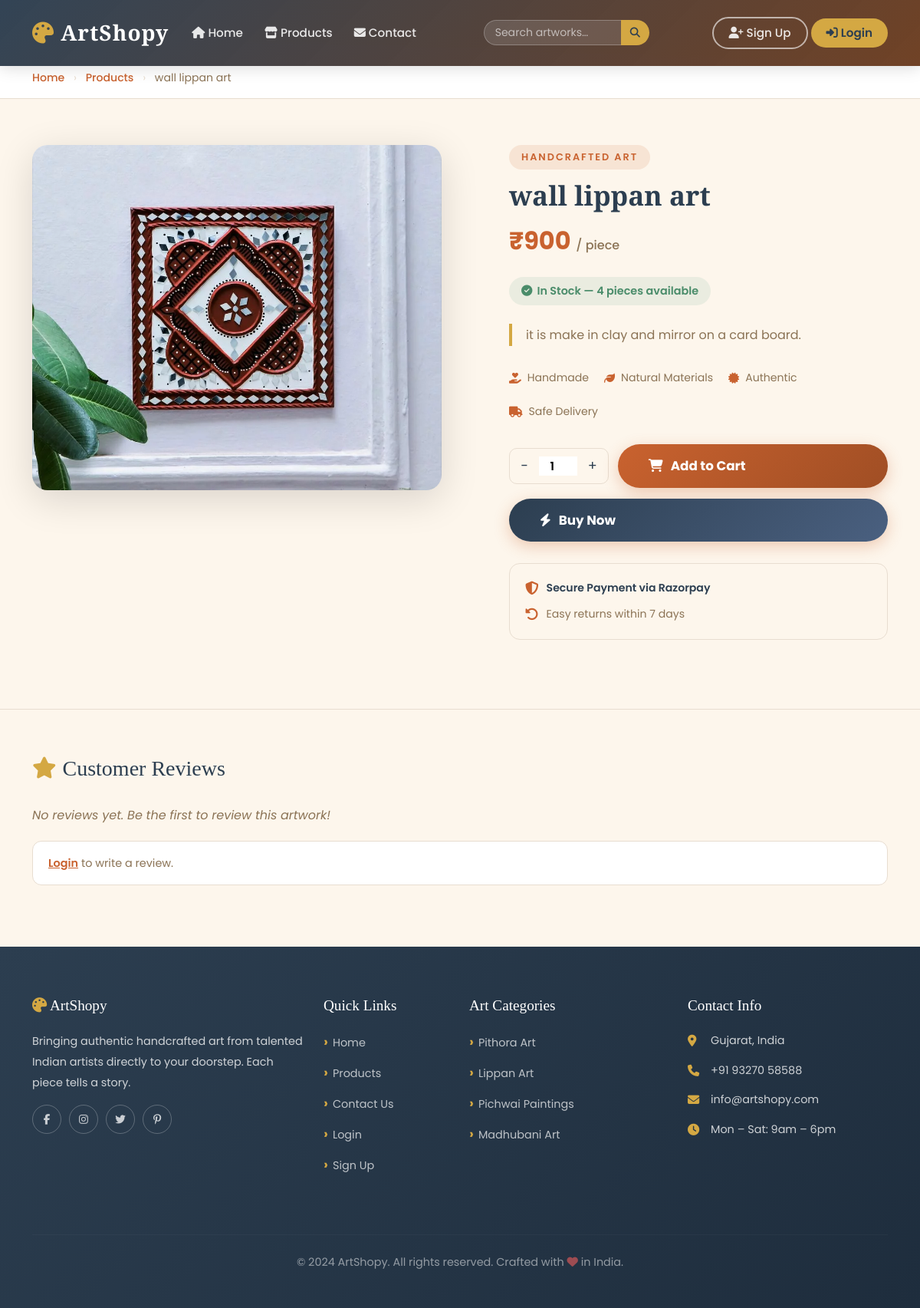
The app's page /productget1/6/ with its own data.
### app1/models.py (models this page shows, shortened)
class Product(models.Model):
        Category=models.ForeignKey(Category, on_delete=models.CASCADE)
        name=models.CharField(max_length=200)
        img=models.ImageField(upload_to='product')
        price = models.IntegerField()
        description= models.TextField()
        quantity=models.IntegerField()
        def average_rating(self):
            reviews = self.reviews.all()
            if reviews:
                return round(sum(r.rating for r in reviews) / len(reviews), 1)
            return 0

### app1/views.py (the view)
# urls.py: path('productget1/<int:id>/', singleproduct, name='productget1'),
def singleproduct(request, id):
    a = get_user_email(request)
    data = Product.objects.get(pk=id)
    reviews = Review.objects.filter(product=data).order_by('-created_at')
    avg_rating = data.average_rating()
    user_review = None
    in_wishlist = False
    if a:
        user_review = Review.objects.filter(product=data, user_email=a).first()
        in_wishlist = Wishlist.objects.filter(user_email=a, product=data).exists()
    return render(request, 'singleproduct.html', {
        'data': data,
        'a': a,
        'reviews': reviews,
        'avg_rating': avg_rating,
        'user_review': user_review,
        'in_wishlist': in_wishlist,
        'star_range': range(1, 6),
    })

### app1/context_processors.py (called while the page is built)
def cart_wishlist_counts(request):
    cart_count = 0
    wishlist_count = 0
    if 'email' in request.session:
        email = request.session['email']
        cart_count = Cart.objects.filter(user_email=email).count()
        wishlist_count = Wishlist.objects.filter(user_email=email).count()
    return {'cart_count': cart_count, 'wishlist_count': wishlist_count}

### app1/views.py (called while the page is built)
def get_user_email(request):
    return request.session.get('email')

### app1/templates/singleproduct.html (shortened to what this page needs)
{% extends 'common.html' %}
{% load static %}
{% block content %}
<div style="background:white;border-bottom:1px solid var(--border);padding:14px 0;">
    <div class="container">
        <nav style="font-size:0.88rem;color:var(--muted);">
            <a href="{% url 'index' %}" style="color:var(--primary);text-decoration:none;font-weight:500;">Home</a>
            <span style="margin:0 8px;color:var(--border);">›</span>
            <a href="{% url 'productall' %}" style="color:var(--primary);text-decoration:none;font-weight:500;">Products</a>
            <span style="margin:0 8px;color:var(--border);">›</span>
            <span>{{ data.name }}</span>
        </nav>
    </div>
</div>
<section class="single-product-section">
    <div class="container">
        <div class="row align-items-start g-5">
            <div class="col-lg-6">
                <div class="single-product-img-wrap">
                    <img src="{{ data.img.url }}" alt="{{ data.name }}">
                </div>
            </div>
            <div class="col-lg-6">
                <div class="single-product-info">
                    <span class="section-badge">Handcrafted Art</span>
                    <h2>{{ data.name }}</h2>
                    <div class="single-product-price">
                        ₹{{ data.price }} <small>/ piece</small>
                    </div>
                    {% if data.quantity > 0 %}
                    <div class="stock-badge">
                        <i class="fas fa-check-circle"></i>
                        In Stock — {{ data.quantity }} piece{{ data.quantity|pluralize }} available
                    </div>
                    {% else %}
                    <div class="stock-badge" style="background:rgba(224,90,90,0.1);color:#c94040;">
                        <i class="fas fa-times-circle"></i> Out of Stock
                    </div>
                    {% endif %}
                    <p class="product-description">{{ data.description }}</p>
                    <div style="display:flex;gap:20px;flex-wrap:wrap;margin-bottom:30px;">
                        <div style="display:flex;align-items:center;gap:8px;font-size:0.88rem;color:var(--muted);">
                            <i class="fas fa-hand-holding-heart" style="color:var(--primary);"></i> Handmade
                        </div>
                        <div style="display:flex;align-items:center;gap:8px;font-size:0.88rem;color:var(--muted);">
                            <i class="fas fa-leaf" style="color:var(--primary);"></i> Natural Materials
                        </div>
                        <div style="display:flex;align-items:center;gap:8px;font-size:0.88rem;color:var(--muted);">
                            <i class="fas fa-certificate" style="color:var(--primary);"></i> Authentic
                        </div>
                        <div style="display:flex;align-items:center;gap:8px;font-size:0.88rem;color:var(--muted);">
                            <i class="fas fa-truck" style="color:var(--primary);"></i> Safe Delivery
                        </div>
                    </div>
                    {% if data.quantity > 0 %}
                    <form method="POST" action="{% url 'add_to_cart' data.id %}" style="display:flex;gap:12px;align-items:center;margin-bottom:14px;">
                        <div style="display:flex;align-items:center;border:1px solid var(--border);border-radius:10px;overflow:hidden;">
                            <button type="button" onclick="changeQty(-1)" style="background:none;border:none;padding:8px 14px;font-size:1.1rem;cursor:pointer;color:var(--secondary);">−</button>
                            <input id="qtyInput" type="number" name="quantity" value="1" min="1" max="{{ data.quantity }}" style="width:50px;border:none;text-align:center;font-weight:600;font-size:0.95rem;outline:none;">
                            <button type="button" onclick="changeQty(1)" style="background:none;border:none;padding:8px 14px;font-size:1.1rem;cursor:pointer;color:var(--secondary);">+</button>
                        </div>
                        <button type="submit" class="buy-now-btn" style="flex:1;">
                            <i class="fas fa-shopping-cart"></i> Add to Cart
                        </button>
                    </form>
                    <form method="POST" action="{% url 'buy' %}" style="margin-bottom:14px;">
                        <button type="submit" class="buy-now-btn" style="background:linear-gradient(135deg,#2C3E50,#4a6080);width:100%;">
                            <i class="fas fa-bolt"></i> Buy Now
                        </button>
                    </form>
                    {% else %}
                    <button class="buy-now-btn" disabled style="opacity:0.5;cursor:not-allowed;width:100%;">
                        <i class="fas fa-times"></i> Out of Stock
                    </button>
                    {% endif %}
                    <div style="margin-top:28px;padding:20px;background:var(--light-bg);border-radius:14px;border:1px solid var(--border);">
                        <div style="display:flex;align-items:center;gap:10px;margin-bottom:10px;">
                            <i class="fas fa-shield-alt" style="color:var(--primary);font-size:1.1rem;"></i>
                            <span style="font-size:0.88rem;font-weight:600;color:var(--secondary);">Secure Payment via Razorpay</span>
                        </div>
                        <div style="display:flex;align-items:center;gap:10px;">
                            <i class="fas fa-undo-alt" style="color:var(--primary);font-size:1.1rem;"></i>
                            <span style="font-size:0.88rem;color:var(--muted);">Easy returns within 7 days</span>
                        </div>
                    </div>
                </div>
            </div>
        </div>
    </div>
</section>
<section class="reviews-section">
    <div class="container">
        <h3 style="font-family:'Playfair Display',serif;color:var(--secondary);margin-bottom:30px;">
            <i class="fas fa-star me-2" style="color:var(--accent);"></i>Customer Reviews
        </h3>
        {% if reviews %}
        <div class="row">
            <div class="col-lg-8">
                {% for review in reviews %}
                <div class="review-card">
                    <div style="display:flex;justify-content:space-between;align-items:flex-start;flex-wrap:wrap;gap:8px;">
                        <div>
                            <span class="review-author">{{ review.user_name }}</span>
                            <div class="review-stars mt-1">
                                {% for i in star_range %}
                                    {% if i <= review.rating %}
                                    <i class="fas fa-star"></i>
                                    {% else %}
                                    <i class="far fa-star"></i>
                                    {% endif %}
                                {% endfor %}
                            </div>
                        </div>
                        <span class="review-date">{{ review.created_at|date:"d M Y" }}</span>
                    </div>
                    <p class="review-comment">{{ review.comment }}</p>
                </div>
                {% endfor %}
            </div>
        </div>
        {% else %}
        <p style="color:var(--muted);font-style:italic;">No reviews yet. Be the first to review this artwork!</p>
        {% endif %}
        {% if a %}
        <div class="col-lg-8 p-0">
            <div class="review-form-card">
                <h5 style="font-family:'Playfair Display',serif;color:var(--secondary);margin-bottom:20px;">
                    {% if user_review %}Edit Your Review{% else %}Write a Review{% endif %}
                </h5>
                <form method="POST" action="{% url 'add_review' data.id %}">
                    {% csrf_token %}
                    <div class="mb-3">
                        <label style="font-weight:600;font-size:0.9rem;color:var(--secondary);margin-bottom:8px;display:block;">Your Rating</label>
                        <div class="star-rating">
                            {% for i in "54321" %}
                            <input type="radio" id="star{{ i }}" name="rating" value="{{ i }}"
                                {% if user_review and user_review.rating == i|add:"0" %}checked{% endif %}>
                            <label for="star{{ i }}"><i class="fas fa-star"></i></label>
                            {% endfor %}
                        </div>
                    </div>
                    <div class="mb-3">
                        <label style="font-weight:600;font-size:0.9rem;color:var(--secondary);margin-bottom:8px;display:block;">Your Review</label>
                        <textarea name="comment" rows="4" class="form-control" placeholder="Share your experience with this artwork…" style="border:1px solid var(--border);border-radius:10px;font-size:0.9rem;">{% if user_review %}{{ user_review.comment }}{% endif %}</textarea>
                    </div>
                    <button type="submit" class="buy-now-btn" style="width:auto;padding:10px 28px;font-size:0.9rem;">
                        <i class="fas fa-paper-plane me-1"></i>
                        {% if user_review %}Update Review{% else %}Submit Review{% endif %}
                    </button>
                </form>
            </div>
        </div>
        {% else %}
        <div style="margin-top:20px;padding:16px 20px;background:white;border-radius:12px;border:1px solid var(--border);">
            <p style="margin:0;color:var(--muted);font-size:0.9rem;">
                <a href="{% url 'login1' %}" style="color:var(--primary);font-weight:600;">Login</a> to write a review.
            </p>
        </div>
        {% endif %}
    </div>
</section>
{% endblock %}

### app1/static/css/main.css (style rules this page uses)
:root { --primary: #C9622F; --primary-dark: #A04E24; --secondary: #2C3E50; --accent: #D4A843; --light-bg: #FDF6EC; --card-bg: #FFFFFF; --text: #333333; --muted: #8B7355; --border: #E8DDD0; --success: #81B29A; --shadow: rgba(0, 0, 0, 0.08); }
*, *::before, *::after { box-sizing: border-box; margin: 0; padding: 0; }
html { scroll-behavior: smooth; }
body { font-family: 'Poppins', sans-serif; background-color: var(--light-bg); color: var(--text); line-height: 1.7; }
.section-badge { display: inline-block; background: rgba(201,98,47,0.12); color: var(--primary); font-size: 0.8rem; font-weight: 600; letter-spacing: 2px; text-transform: uppercase; padding: 5px 16px; border-radius: 20px; margin-bottom: 12px; }
.single-product-section { padding: 60px 0 90px; }
.single-product-img-wrap { border-radius: 20px; overflow: hidden; box-shadow: 0 12px 50px rgba(0,0,0,0.14); }
.single-product-img-wrap img { width: 100%; height: 450px; object-fit: cover; }
.single-product-info { padding-left: 40px; }
.single-product-info h2 { font-family: 'Playfair Display', serif; font-size: 2.2rem; font-weight: 700; color: var(--secondary); margin-bottom: 12px; }
.single-product-price { font-size: 2rem; font-weight: 700; color: var(--primary); margin-bottom: 20px; }
.single-product-price small { font-size: 1rem; font-weight: 500; color: var(--muted); }
.stock-badge { display: inline-flex; align-items: center; gap: 6px; background: rgba(129,178,154,0.15); color: #4a8c6a; font-size: 0.9rem; font-weight: 600; padding: 6px 16px; border-radius: 20px; margin-bottom: 24px; }
.product-description { color: var(--muted); line-height: 1.85; margin-bottom: 30px; border-left: 4px solid var(--accent); padding-left: 18px; }
.buy-now-btn { background: linear-gradient(135deg, var(--primary), var(--primary-dark)); color: white; border: none; padding: 14px 40px; border-radius: 35px; font-family: 'Poppins', sans-serif; font-weight: 700; font-size: 1.05rem; cursor: pointer; transition: all 0.35s ease; display: inline-flex; align-items: center; gap: 10px; box-shadow: 0 6px 20px rgba(201,98,47,0.3); }
.reviews-section { background: var(--light-bg); padding: 60px 0 80px; border-top: 1px solid var(--border); }

### records on screen
Product: name "wall lippan art", img (picture), price "900", quantity "4", description "it is make in clay and mirror on a card board."
